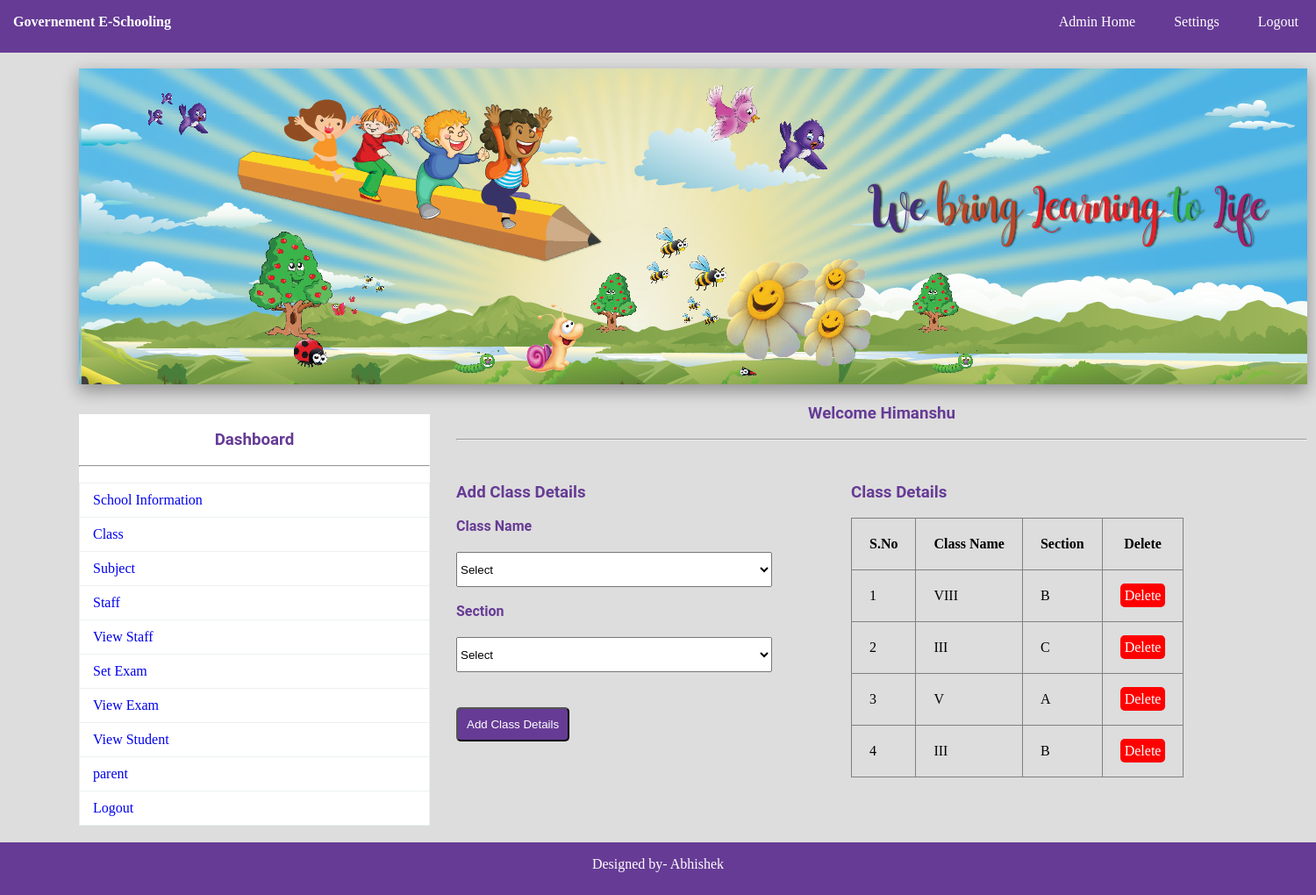
Page /add_class.php (signed in) on the committed database.
### tables this page shows
CREATE TABLE IF NOT EXISTS `class` (
  `CID` int(11) NOT NULL AUTO_INCREMENT,
  `CNAME` varchar(150) NOT NULL,
  `CSEC` varchar(150) NOT NULL,
  PRIMARY KEY (`CID`)
);

### add_class.php (the view, shortened to what this page needs)
<?php
	include"database.php";
?>
<!DOCTYPE html>
<html>
	<head>
		<link rel="stylesheet" type="text/css" href="css/style.css">
	</head>
	<body>
		<?php include"navbar.php";?><br>
		<img src="img/1.jpg" style="margin-left:90px;" class="sha">
			<div id="section">
				<?php include"sidebar.php";?><br>
				<h3 class="text">Welcome <?php echo $_SESSION["ANAME"]; ?></h3><br><hr><br>
				<div class="content1">
						<h3 > Add Class Details</h3><br>
				<form method="post" action="<?php echo $_SERVER["PHP_SELF"];?>">
					<label>Class Name</label><br>
				<select name="cname"  required class="input2">
						<option value="">Select</option>
					</select><br><br>
					<label>Section </label><br>
					<select name="sec"  required class="input2">
						<option value="">Select</option>
					</select>
					<br>
					<button type="submit" class="btn" name="submit">Add Class Details</button>
				</form>
				</div>
				<div class="tbox">
					<h3 style="margin-top:30px;"> Class Details</h3><br>
					<table border="1px" >
						<tr>
							<th>S.No</th>
							<th>Class Name</th>
							<th>Section</th>
							<th>Delete</th>
						</tr>
						<?php
							$s="select * from class";
							$res=$db->query($s);
							if($res->num_rows>0)
							{
								$i=0;
								while($r=$res->fetch_assoc())
								{
									$i++;
									echo "
										<tr>
											<td>{$i}</td>
											<td>{$r["CNAME"]}</td>
											<td>{$r["CSEC"]}</td>
											<td><a href='delete.php?id={$r["CID"]}' class='btnr'>Delete</a></td>
										</tr>
										";
								}
							}
						?>
					</table>
				</div>
			</div>
				<?php include"footer.php";?>
	</body>
</html>

### css/style.css (style rules this page uses)
* { padding:0px; margin:0px; }
html { background:#dddddd; }
a { text-decoration:none; }
h1,h2,h3,h4,h5,h6,label { font-family:roboto; color:#663b95; }
.btn { border-radius:5px; padding:10px; background:#663b95; color:white; margin-top:40px; }
.btnr { border-radius:5px; padding:5px; background:#ff0000; color:white; }
.sha { -webkit-box-shadow: 0 8px 17px 0 rgba(0, 0, 0, 0.2), 0 6px 20px 0 rgba(0, 0, 0, 0.19); -moz-box-shadow: 0 8px 17px 0 rgba(0, 0, 0, 0.2), 0 6px 20px 0 rgba(0, 0, 0, 0.19); box-shadow: 0 8px 17px 0 rgba(0, 0, 0, 0.2), 0 6px 20px 0 rgba(0, 0, 0, 0.19); }
.input2 { width:80%; height:40px; margin-top:20px; }
label { font-weight:bold; }
.content1 { margin-top:30px; }
.text { text-align:center; }
#section { height:auto; width:1400px; margin-left:90px; font-family:cambria; }
.content1 { margin-top:30px; height:auto; width:450px; float:left; }
.tbox { float:left; }
.tbox table { border-collapse:collapse; }
tr,td,th { padding:20px; }
table { border-collapse:collapse; }

### rows in the picture
class: CNAME "VIII", CSEC "B"
class: CNAME "III", CSEC "C"
class: CNAME "V", CSEC "A"
class: CNAME "III", CSEC "B"

### other values in the picture
$_SESSION["ANAME"] "Himanshu"
